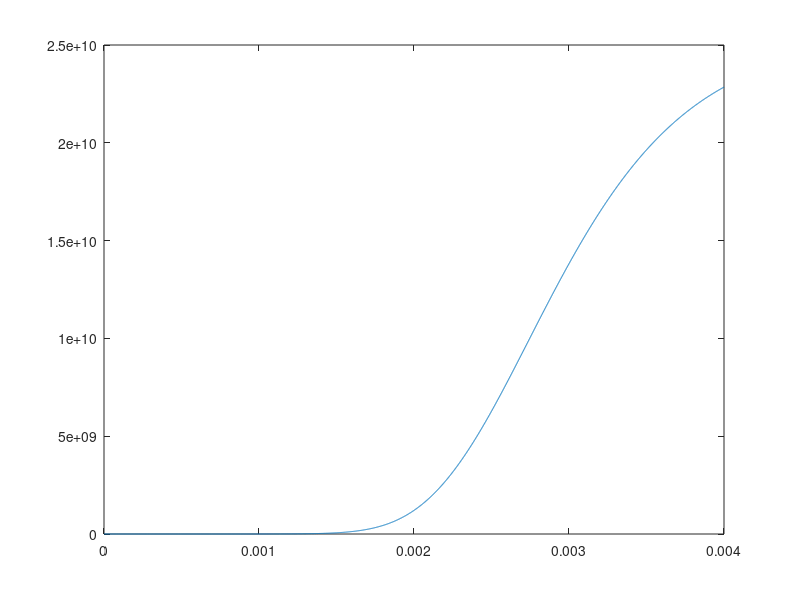

MATLAB code for this plot:
clear all;
Z=[0:0.001:4]*10^-3;
T=20+(1650-20)*exp(-Z/(0.577*10^-3));            %degree C
T=T+273;                                 %degree K
A=2.6224*10^3;
B=-0.543;
E=10.^(A./T+B)*100;                      %V/m
index=find(T>(600+273),1,'last');
Zcurie=Z(index);
E(1:index)=0;
plot(Z,E);